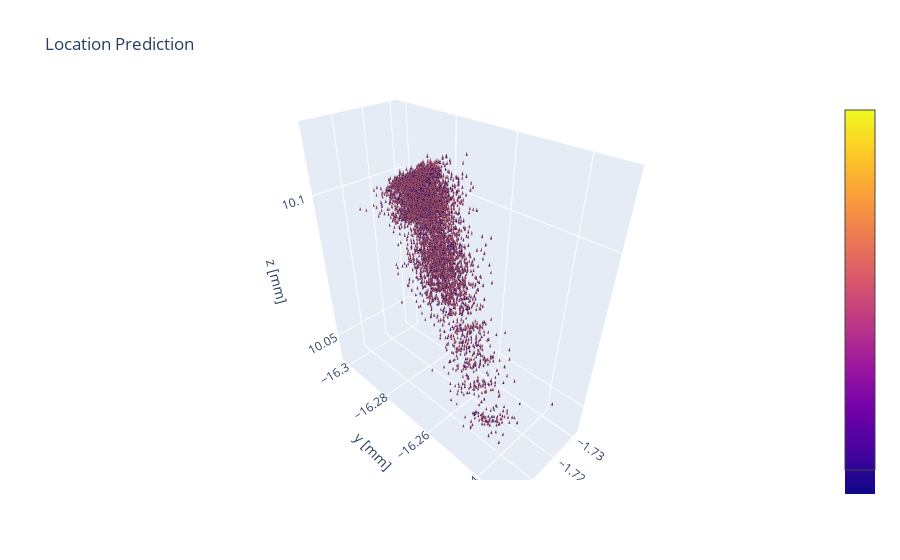

Notebook cell for this chart:
### Code cell
size = 2

measured = go.Cone(x=locpred[:,0], y=locpred[:,1], z=locpred[:,2], u=anglepred[:,0], v=anglepred[:,1], w=anglepred[:,2], 
                             sizemode="absolute", sizeref=size, )

#calculated = go.Cone(x=locact[:,0], y=locact[:,1], z=locact[:,2], u=actang[:,0], v=actang[:,1], w=actang[:,2], 
#                             sizemode="absolute", sizeref=size, colorscale=[(0, 'blue'), (1, 'blue')])

layout = go.Layout(title='Location Prediction', scene=dict(aspectmode='data', xaxis_title='x [mm]', yaxis_title='y [mm]', zaxis_title='z [mm]'))

fig = go.Figure(data=[measured], layout=layout)

fig.show()

### Figure 1 — Plotly figure (JSON) as saved in the notebook; plotly's stock layout.template omitted (floating-point values rounded to 4 significant figures; data arrays with more than 128 entries replaced by an {"elided": "..."} marker saying what was removed)
{"data": [{"sizemode": "absolute", "sizeref": 2, "type": "cone", "u": {"elided": "5865 float values"}, "v": {"elided": "5865 float values"}, "w": {"elided": "5865 float values"}, "x": {"elided": "5865 float values"}, "y": {"elided": "5865 float values"}, "z": {"elided": "5865 float values"}}], "layout": {"scene": {"aspectmode": "data", "xaxis": {"title": {"text": "x [mm]"}}, "yaxis": {"title": {"text": "y [mm]"}}, "zaxis": {"title": {"text": "z [mm]"}}}, "title": {"text": "Location Prediction"}}}
